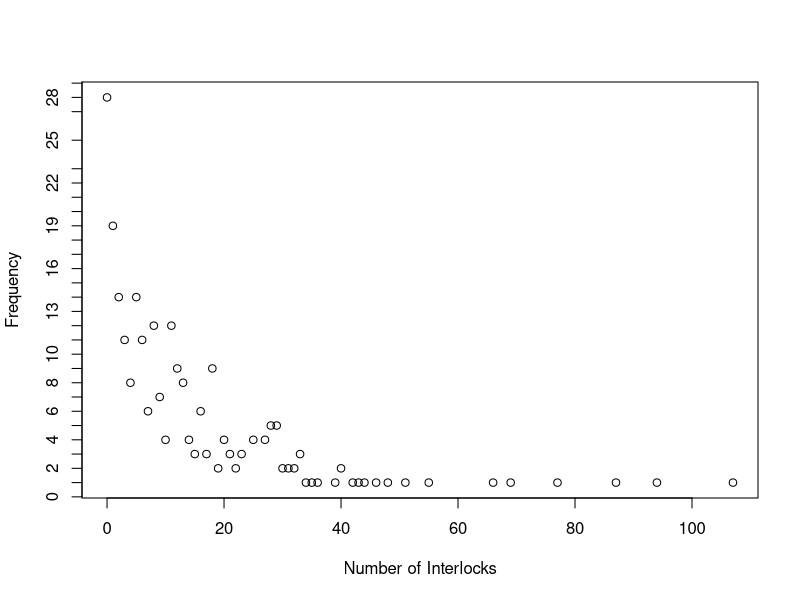
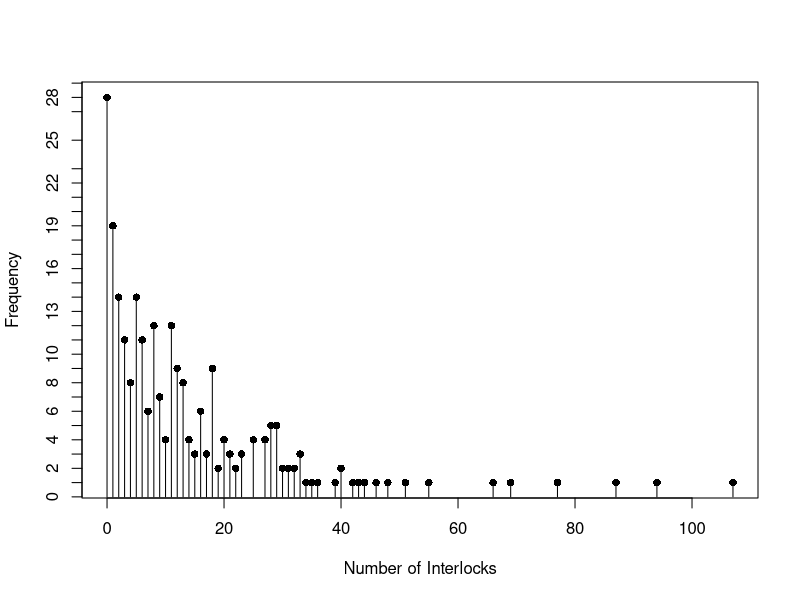
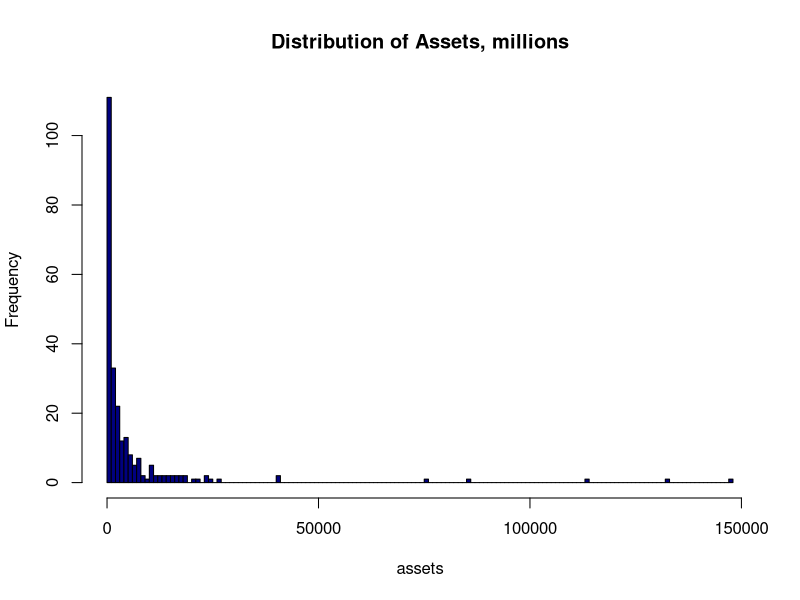
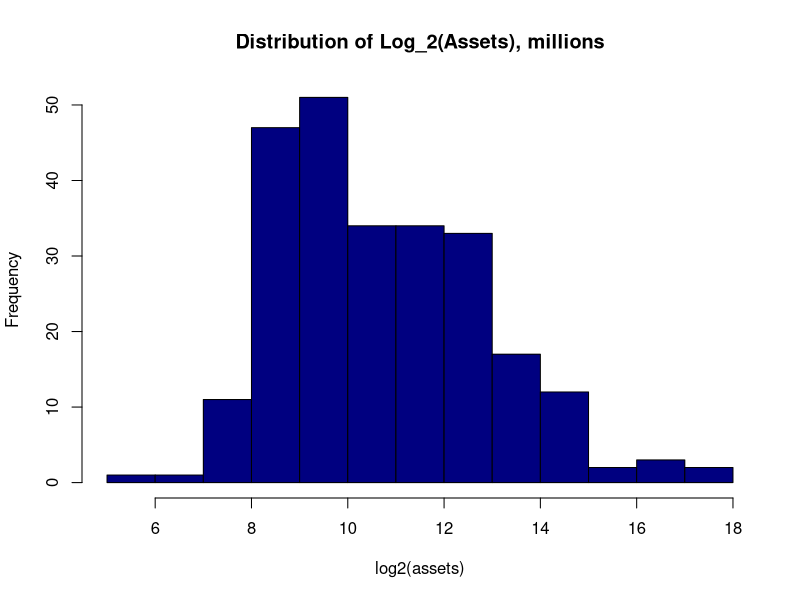
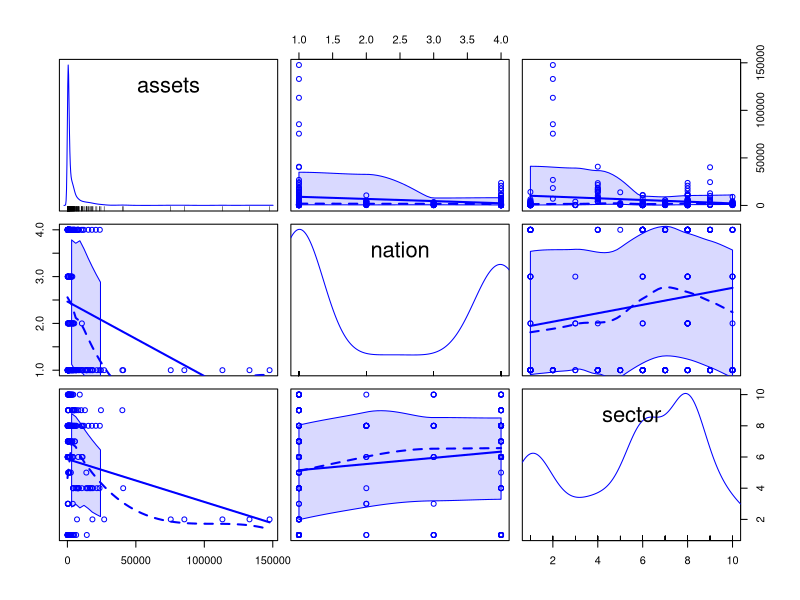
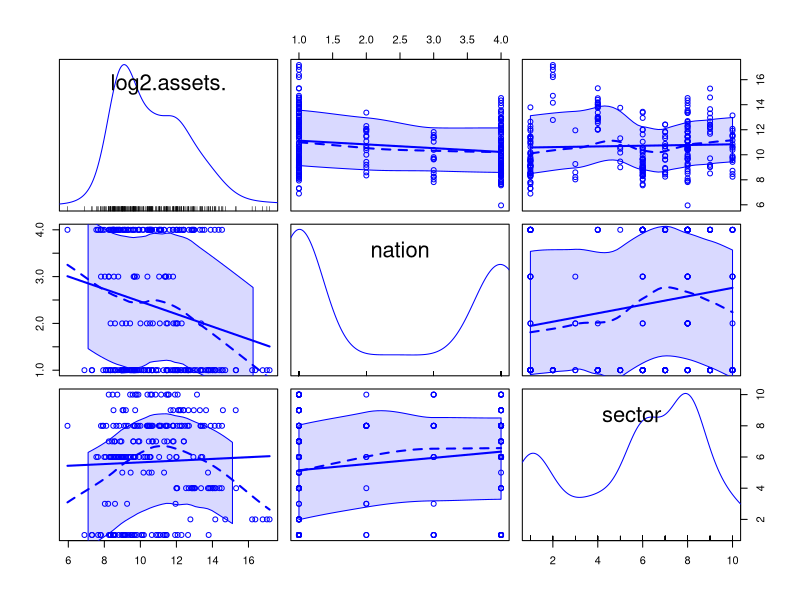
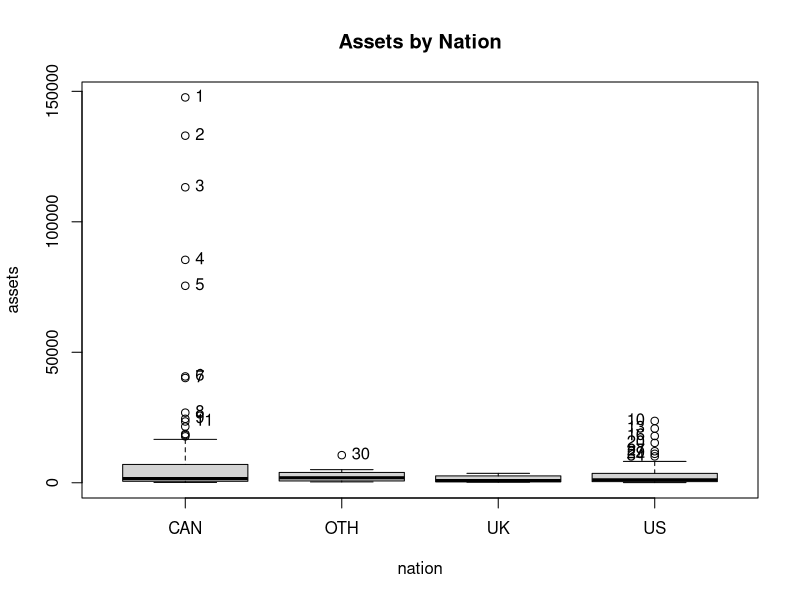
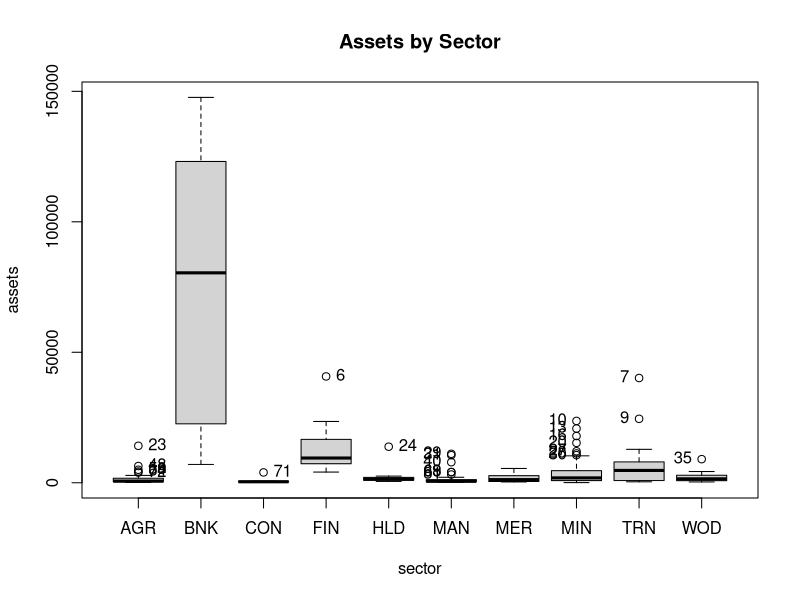

The R source for these figures, in order:
## ---- chunk 1
knitr::opts_chunk$set(echo = TRUE)
library(car)      # Ornstein dataset, Anova, residualPlots
library(effects)  # diagnostic plots for Poisson model
library(Hmisc)    # describe function
## ---- chunk 2
# list the top 10 observations in the dataset
head(Ornstein, 10)

# summary statistics about the dataset
summary(Ornstein)
describe(Ornstein)  #more verbose summary stats

# show mean value of interlocks per nation|sector
round(with(Ornstein, tapply(interlocks, nation, mean)), 1)
round(with(Ornstein, tapply(interlocks, sector, mean)), 1)
## ---- chunk 3
# Frequency distribution of the interlocks
tab <- xtabs(~interlocks, data=Ornstein)
str(tab)      # this view is less useful for a table
class(tab)    # check class (so we know what methods and attributes are available)
names(tab)    # variable names
nrow(tab)
tab

# Record the distinct values of the interlocks
x <- as.numeric(names(tab))  # xtabs stored these as char variables

# Scatter plot of data
plot(x, tab, xlab='Number of Interlocks', ylab='Frequency')

# Bar plot of frequencies
plot(x, tab, type='h',  xlab='Number of Interlocks', ylab='Frequency')
points(x, tab, pch=16)  # decorate top of bars with a point
## ---- chunk 4
# Histogram (untransformed)
with(Ornstein, hist(assets, breaks='FD', col='navy', main='Distribution of Assets, millions'))
## ---- chunk 5
# Histogram (log2 transformed)
with(Ornstein, hist(log2(assets), breaks='FD', col='navy', main='Distribution of Log_2(Assets), millions'))

## ---- chunk 6
# scatterplot matrices to look at variable correlations
scatterplotMatrix(~assets + nation + sector, data=Ornstein)
scatterplotMatrix(~log2(assets) + nation + sector, data=Ornstein)
## ---- chunk 7
Boxplot(assets ~ nation, data=Ornstein, main='Assets by Nation')
Boxplot(assets ~ sector, data=Ornstein, main='Assets by Sector')
## ---- chunk 8
summary(Ornstein$assets)
(pctile95 <- quantile(Ornstein$assets, 0.95))

Boxplot(assets[assets<pctile95] ~ nation[assets<pctile95], data=Ornstein, main='Assets by Nation (Assets < ~$20B)')
Boxplot(assets[sector!='BNK'] ~ sector[sector!='BNK'], data=Ornstein, main='Assets by Sector (Excluding Banking)')

## ---- chunk 9
poisson_fit <- glm(interlocks ~ log2(assets) + nation + sector, family=poisson(link=log), data=Ornstein)
summary(poisson_fit)
## ---- chunk 10
# Create frequency table
with(Ornstein, table(nation, sector))
## ---- chunk 11
Anova(poisson_fit)
## ---- chunk 12
exp(coef(poisson_fit))
## ---- chunk 13
plot(allEffects(poisson_fit, default.levels=50))
## ---- chunk 14
residualPlots(poisson_fit, layout=c(2,2))
